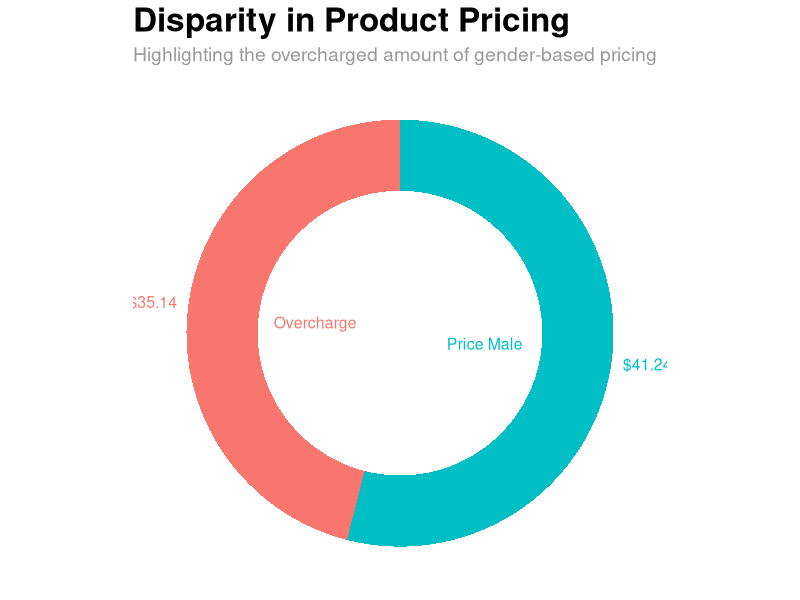

Reproduce this figure in R.
library(tidyverse)

df <- read_csv("datasets/full_data.csv") %>% 
  drop_na() %>% 
  select(name, avg_price, cat_name, match_subcat, brand, gender_2) %>% 
  group_by(match_subcat, gender_2,cat_name) %>% 
  summarize(average = mean(avg_price)) %>% 
  ungroup() %>%
  pivot_wider(names_from = gender_2, values_from = average) %>% 
  rename(price_others = "Non-Male", price_male = Male) %>% 
  mutate(price_others = replace_na(price_others,0),
         price_male = replace_na(price_male,0)) %>% 
  rename(product = match_subcat)

cat <- df$cat_name %>% unique()

make_donut <- function(df, subcat, price_male, price_others) {
  subcat <- enquo(subcat)
  price_male <- enquo(price_male)
  price_others <- enquo(price_others)
  
  dataframe <- df %>% 
    mutate(overcharge = ifelse(price_others - price_male <= 0, 0, price_others - price_male)) %>% 
    group_by(product) %>% 
    summarise(price_others = mean(price_others),
              price_male = mean(price_male),
              overcharge = mean(overcharge))
  
  sum_male <- sum(dataframe$price_male)
  overcharge <- sum(dataframe$overcharge)
  
  # Create data frame for donut chart
  donut_data <- data.frame(
    group = c("Price Male", "Overcharge"),
    value = c(sum_male, overcharge)
  ) %>% 
    mutate(value = round(value,2))

  #Make necessary columns
  donut_data$percent = donut_data$value / sum(donut_data$value)

  donut_data$ymax = cumsum(donut_data$percent)

  donut_data$ymin = c(0, head(donut_data$ymax, n=-1))

  # Create donut chart
  donut <- ggplot(donut_data, aes(ymax=ymax, ymin=ymin, xmax=4, xmin=3, fill=group)) +
    geom_rect() +
    coord_polar(theta="y") +
    xlim(c(1, 4)) +
    geom_text(x=2.2, aes(y=(ymax + ymin)/2, label= group, color = group), size=4) +
    geom_text(x = 4.5, aes(y = (ymax + ymin)/2, label = paste0("$", value), color = group), size = 4) +
    labs(title = "Disparity in Product Pricing",
         subtitle = "Highlighting the overcharged amount of gender-based pricing") +
    theme_void() +
    theme(legend.position = "none",
          plot.title = element_text(size = 24, face = "bold"),
          plot.subtitle = element_text(size = 14, color = "gray60")) 
  return(donut)
}

make_donut(df, product, price_male, price_others)

